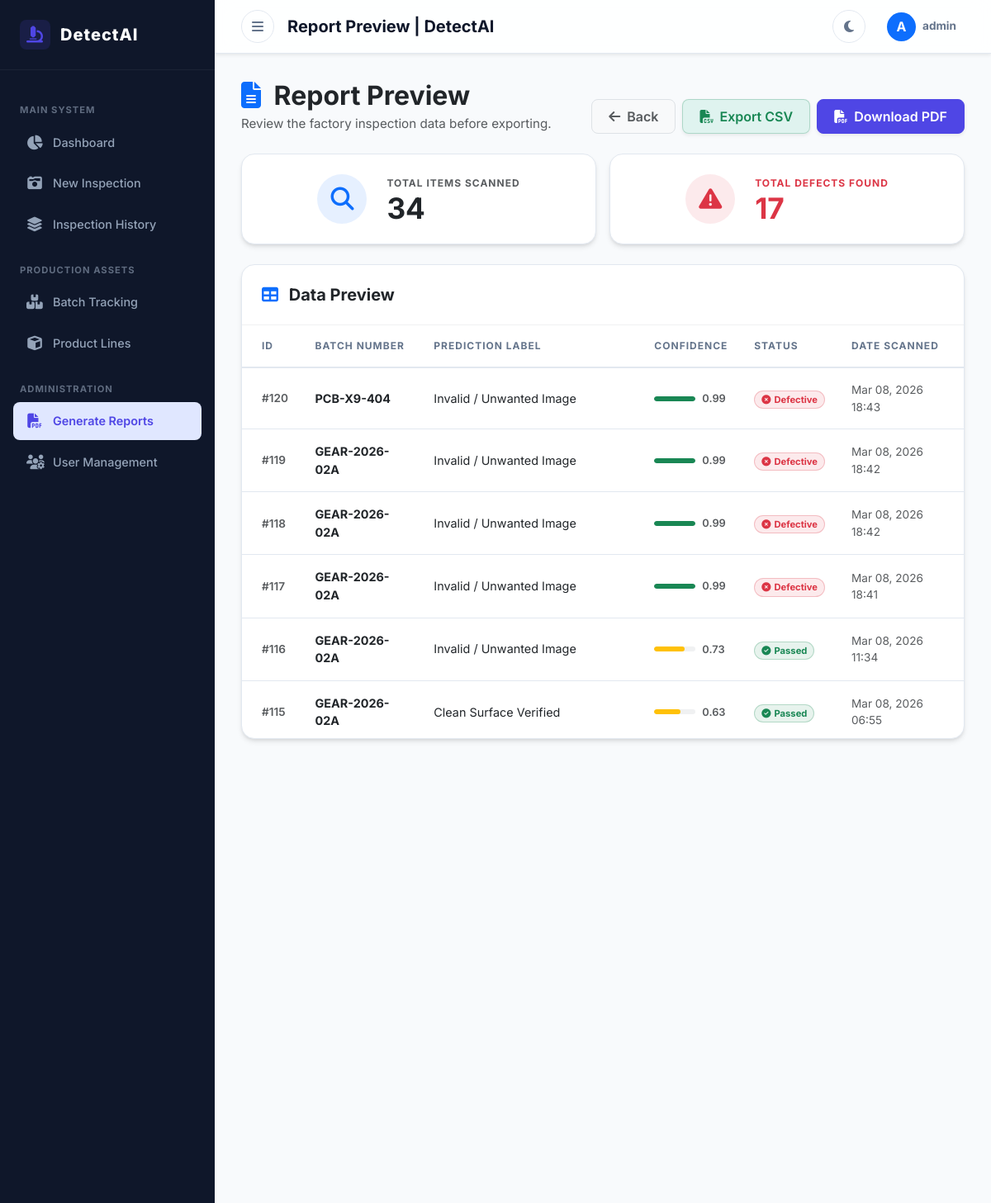
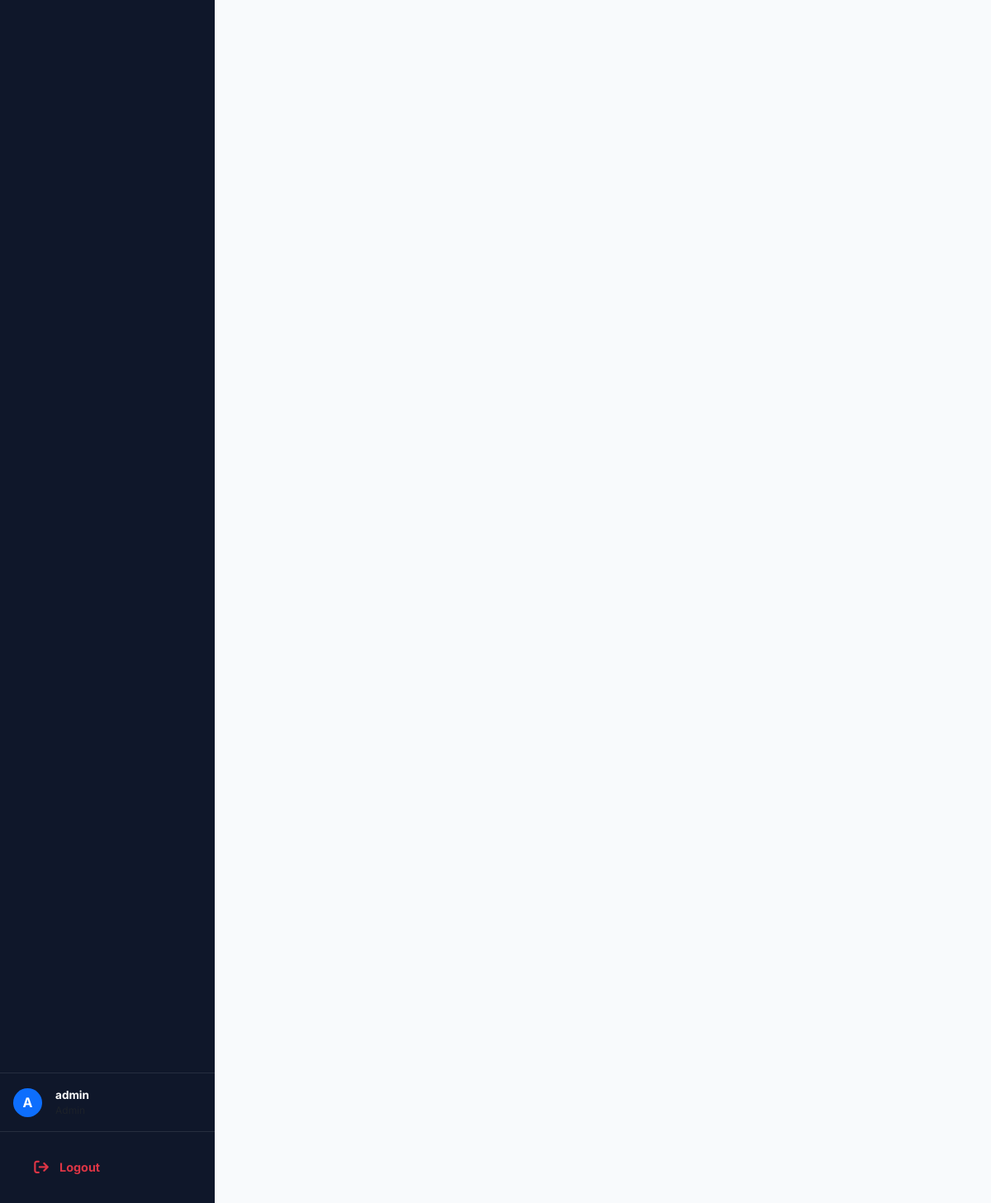
The app's page /inspections/report-preview/ (signed in) with its own data (2 pictures, top to bottom).
### accounts/models.py (models this page shows, shortened)
class CustomUser(AbstractUser):
    ROLE_CHOICES = (
        ('admin', 'Admin'),
        ('inspector', 'Quality Inspector'),
        ('manager', 'Production Manager'),
    )
    role = models.CharField(max_length=20, choices=ROLE_CHOICES, default='inspector')

### inspections/models.py (models this page shows, shortened)
class Inspection(models.Model):
    STATUS_CHOICES = (
        ('Pending', 'Pending'),
        ('Defective', 'Defective'),
        ('Non-Defective', 'Non-Defective'),
    )
    batch = models.ForeignKey(Batch, on_delete=models.CASCADE, related_name='inspections')
    uploaded_by = models.ForeignKey(settings.AUTH_USER_MODEL, on_delete=models.DO_NOTHING)
    assigned_to = models.ForeignKey(settings.AUTH_USER_MODEL, on_delete=models.SET_NULL, null=True, blank=True, related_name='assigned_inspections')
    image = models.ImageField(upload_to='inspection_images/')
    prediction_label = models.CharField(max_length=100, blank=True, null=True)
    confidence_score = models.FloatField(blank=True, null=True)
    raw_prediction_json = models.TextField(blank=True, null=True)
    status = models.CharField(max_length=20, choices=STATUS_CHOICES, default='Pending')
    is_training_data = models.BooleanField(default=False, help_text="Marked as High-Value Training Data")
    is_manually_verified = models.BooleanField(default=False, help_text="Verified by Human Admin")
    timestamp = models.DateTimeField(auto_now_add=True)

### core_inventory/models.py (models this page shows, shortened)
class Batch(models.Model):
    STATUS_CHOICES = [
        ('Active', 'Active'),
        ('Paused', 'Paused'),
        ('Completed', 'Completed'),
    ]
    product = models.ForeignKey(Product, on_delete=models.CASCADE, related_name='batches')
    batch_number = models.CharField(max_length=100, unique=True)
    manufacture_date = models.DateField(default=timezone.now)
    quantity = models.PositiveIntegerField()
    status = models.CharField(max_length=20, choices=STATUS_CHOICES, default='Active')
    inspector_notes = models.TextField(blank=True)
    inspector_instructions = models.TextField(blank=True)

### inspections/views.py (the view)
# urls.py: path('report-preview/', views.report_preview, name='report_preview'),
@login_required
def report_preview(request):
    inspections = Inspection.objects.all().order_by('-timestamp')
    total = inspections.count()
    defective = inspections.filter(status='Defective').count()
    context = {
        'inspections': inspections,
        'total_scanned': total,
        'total_defective': defective,
    }
    return render(request, 'inspections/report_preview.html', context)

### templates/inspections/report_preview.html (shortened to what this page needs)
{% extends 'base.html' %}
{% block title %}Report Preview | DetectAI{% endblock %}
{% block content %}
<div class="container-fluid px-0">
    <div class="mb-4 d-flex justify-content-between align-items-end flex-wrap gap-3">
        <div>
            <h2 class="fw-bold text-dark mb-1">
                <i class="fas fa-file-alt text-primary me-2"></i> Report Preview
            </h2>
            <p class="text-muted mb-0" style="font-size: 0.95rem;">Review the factory inspection data before exporting.</p>
        </div>
        <div class="d-flex gap-2">
            <a href="{% url 'dashboard' %}" class="btn btn-light border text-muted d-flex align-items-center gap-2" style="border-radius: 8px; font-weight: 600;">
                <i class="fas fa-arrow-left"></i> Back
            </a>
            <a href="{% url 'export_report' %}" class="btn btn-success bg-opacity-10 text-success border border-success border-opacity-25 shadow-sm d-flex align-items-center gap-2" style="border-radius: 8px; font-weight: 600; background-color: rgba(16, 185, 129, 0.1);">
                <i class="fas fa-file-csv"></i> Export CSV
            </a>
            <a href="{% url 'export_pdf' %}" class="btn btn-primary shadow-sm d-flex align-items-center gap-2" style="border-radius: 8px; font-weight: 600;">
                <i class="fas fa-file-pdf"></i> Download PDF
            </a>
        </div>
    </div>
    <div class="row g-3 mb-4">
        <div class="col-md-6">
            <div class="card shadow-sm border-0 rounded-4 h-100 bg-light bg-opacity-50">
                <div class="card-body p-4 d-flex align-items-center justify-content-center gap-4">
                    <div class="bg-primary bg-opacity-10 text-primary rounded-circle d-flex justify-content-center align-items-center flex-shrink-0" style="width: 60px; height: 60px;">
                        <i class="fas fa-search fs-3"></i>
                    </div>
                    <div>
                        <div class="text-muted fw-bold text-uppercase mb-1" style="font-size: 0.75rem; letter-spacing: 1px;">Total Items Scanned</div>
                        <div class="fw-bold text-dark mb-0" style="font-size: 2.2rem; line-height: 1;">{{ total_scanned }}</div>
                    </div>
                </div>
            </div>
        </div>
        <div class="col-md-6">
            <div class="card shadow-sm border-0 rounded-4 h-100 bg-light bg-opacity-50">
                <div class="card-body p-4 d-flex align-items-center justify-content-center gap-4">
                    <div class="bg-danger bg-opacity-10 text-danger rounded-circle d-flex justify-content-center align-items-center flex-shrink-0" style="width: 60px; height: 60px;">
                        <i class="fas fa-triangle-exclamation fs-3"></i>
                    </div>
                    <div>
                        <div class="text-danger fw-bold text-uppercase mb-1" style="font-size: 0.75rem; letter-spacing: 1px;">Total Defects Found</div>
                        <div class="fw-bold text-danger mb-0" style="font-size: 2.2rem; line-height: 1;">{{ total_defective }}</div>
                    </div>
                </div>
            </div>
        </div>
    </div>
    <div class="card shadow-sm border-0 rounded-4 overflow-hidden mb-4">
        <div class="card-header bg-transparent border-bottom border-secondary border-opacity-10 p-4">
            <h5 class="fw-bold text-dark mb-0">
                <i class="fas fa-table text-primary me-2"></i> Data Preview
            </h5>
        </div>
        <div class="card-body p-0">
            <div class="table-responsive" style="max-height: 500px; overflow-y: auto;">
                <table class="table table-hover align-middle mb-0">
                    <thead class="table-light sticky-top" style="z-index: 1;">
                        <tr>
                            <th scope="col" class="ps-4">ID</th>
                            <th scope="col">Batch Number</th>
                            <th scope="col">Prediction Label</th>
                            <th scope="col">Confidence</th>
                            <th scope="col">Status</th>
                            <th scope="col">Date Scanned</th>
                        </tr>
                    </thead>
                    <tbody>
                        {% for item in inspections %}
                        <tr>
                            <td class="ps-4 text-muted fw-semibold" style="font-size: 0.85rem;">#{{ item.id }}</td>
                            <td class="fw-bold text-dark" style="font-size: 0.9rem;">{{ item.batch.batch_number }}</td>
                            <td class="text-dark" style="font-size: 0.9rem;">{{ item.prediction_label }}</td>
                            <td>
                                <div class="d-flex align-items-center gap-2">
                                    {% with score=item.confidence_score|default:0 %}
                                    <div class="progress bg-secondary bg-opacity-10" style="width: 50px; height: 6px; border-radius: 10px;">
                                        <div class="progress-bar {% if score > 0.8 %}bg-success{% elif score > 0.6 %}bg-warning{% else %}bg-danger{% endif %}"
                                             role="progressbar"
                                             style="width: {% widthratio score 1 100 %}%; border-radius: 10px;">
                                        </div>
                                    </div>
                                    <span class="text-muted fw-semibold" style="font-size: 0.8rem;">{{ score|floatformat:2 }}</span>
                                    {% endwith %}
                                </div>
                            </td>
                            <td>
                                {% if item.status == 'Defective' %}
                                    <span class="badge bg-danger bg-opacity-10 text-danger border border-danger border-opacity-25 px-2 py-1 rounded-pill" style="font-size: 0.7rem;">
                                        <i class="fas fa-circle-xmark me-1"></i>Defective
                                    </span>
                                {% else %}
                                    <span class="badge bg-success bg-opacity-10 text-success border border-success border-opacity-25 px-2 py-1 rounded-pill" style="font-size: 0.7rem;">
                                        <i class="fas fa-circle-check me-1"></i>Passed
                                    </span>
                                {% endif %}
                            </td>
                            <td class="text-muted" style="font-size: 0.85rem;">{{ item.timestamp|date:"M d, Y H:i" }}</td>
                        </tr>
                        {% endfor %}
                    </tbody>
                </table>
            </div>
        </div>
    </div>
</div>
{% endblock %}

### templates/base.html (shortened to what this page needs)
{% load static %}
<!DOCTYPE html>
<html lang="en">
<head>
    <link href="https://cdn.jsdelivr.net/npm/bootstrap@5.3.0/dist/css/bootstrap.min.css" rel="stylesheet">
    <link rel="stylesheet" href="https://cdnjs.cloudflare.com/ajax/libs/font-awesome/6.4.0/css/all.min.css">
    <link rel="stylesheet" href="{% static 'css/style.css' %}?v=20260308">
</head>
<body>
    <div id="wrapper">
        <div id="sidebar-wrapper">
                <a href="{% if user.role == 'inspector' %}{% url 'inspector_dashboard' %}{% else %}{% url 'dashboard' %}{% endif %}" class="sidebar-brand">
                <i class="fas fa-microscope"></i> DetectAI
            </a>
            <nav class="sidebar-nav">
                <div class="nav-section-label">Main System</div>
                <a href="{% if user.role == 'inspector' %}{% url 'inspector_dashboard' %}{% else %}{% url 'dashboard' %}{% endif %}" class="sidebar-link ">
                    <i class="fas fa-chart-pie"></i> Dashboard
                </a>
                {% if user.role == 'admin' or user.role == 'inspector' %}
                <a href="{% url 'upload_inspection' %}" class="sidebar-link {% if request.resolver_match.url_name == 'upload_inspection' %}active{% endif %}">
                    <i class="fas fa-camera-retro"></i> New Inspection
                </a>
                {% endif %}
                <a href="{% url 'inspection_list' %}" class="sidebar-link {% if request.resolver_match.url_name == 'inspection_list' %}active{% endif %}">
                    <i class="fas fa-layer-group"></i> Inspection History
                </a>
                <div class="nav-section-label">Production Assets</div>
                <a href="{% url 'batch_list' %}" class="sidebar-link {% if 'batch' in request.path %}active{% endif %}">
                    <i class="fas fa-boxes-stacked"></i> Batch Tracking
                </a>
                <a href="{% url 'product_list' %}" class="sidebar-link {% if 'product' in request.path %}active{% endif %}">
                    <i class="fas fa-cube"></i> Product Lines
                </a>
                {% if user.role == 'admin' or user.role == 'manager' %}
                <div class="nav-section-label">Administration</div>
                <a href="{% url 'report_preview' %}" class="sidebar-link {% if request.resolver_match.url_name == 'report_preview' %}active{% endif %}">
                    <i class="fas fa-file-pdf"></i> Generate Reports
                </a>
                {% endif %}
                {% if user.role == 'admin' %}
                <a href="{% url 'user_management' %}" class="sidebar-link {% if request.resolver_match.url_name == 'user_management' %}active{% endif %}">
                    <i class="fas fa-users-gear"></i> User Management
                </a>
                {% endif %}
            </nav>
            <div class="mt-auto">
                <div class="sidebar-user d-flex align-items-center gap-3 p-3 border-top border-secondary border-opacity-25">
                    <div class="sidebar-avatar rounded-circle bg-primary text-white d-flex align-items-center justify-content-center" style="width: 35px; height: 35px; font-weight: bold;">
                        {{ user.username|first|upper }}
                    </div>
                    <div class="sidebar-user-info">
                        <div class="sidebar-user-name text-white fw-bold" style="font-size: 0.85rem;">{{ user.username|default:"Guest" }}</div>
                        <div class="sidebar-user-role text-muted" style="font-size: 0.75rem; text-transform: capitalize;">{{ user.role|default:"User" }}</div>
                    </div>
                </div>
                <div class="sidebar-logout p-3 border-top border-secondary border-opacity-25">
                    <form method="post" action="{% url 'logout' %}" class="m-0">
                        <button type="submit" class="sidebar-link w-100 border-0 bg-transparent text-start text-danger fw-bold">
                            <i class="fas fa-arrow-right-from-bracket"></i> Logout
                        </button>
                    </form>
                </div>
            </div>
        </div>
        <div id="page-content-wrapper">
            <header class="top-navbar shadow-sm">
                <div class="d-flex align-items-center gap-3">
                    <button id="menu-toggle" class="nav-action-btn" title="Toggle Sidebar">
                        <i class="fas fa-bars"></i>
                    </button>
                    <h5 class="m-0 fw-bold">{% block title %}Dashboard{% endblock %}</h5>
                </div>
                <div class="d-flex align-items-center gap-3">
                    <button id="darkModeToggle" class="nav-action-btn" title="Toggle Theme">
                        <i class="fas fa-moon" id="themeIcon"></i>
                    </button>
                    <div class="dropdown">
                        <button class="nav-action-btn border-0 d-flex align-items-center gap-2" style="width: auto; padding: 0 10px;" type="button" data-bs-toggle="dropdown">
                            <div class="bg-primary text-white rounded-circle d-flex align-items-center justify-content-center" style="width: 35px; height: 35px; font-weight: bold;">
                                {{ user.username|first|upper }}
                            </div>
                            <div class="text-start d-none d-md-block">
                                <div class="fw-bold" style="font-size: 0.85rem; line-height: 1;">{{ user.username|default:"Guest" }}</div>
                            </div>
                        </button>
                    </div>
                </div>
            </header>
            <main class="main-content">
                {% block content %}
                {% endblock %}
            </main>
        </div>
    </div>
</body>
</html>

### records on screen
CustomUser: username|first "A", username "admin"
Inspection: id "120", batch.batch_number "PCB-X9-404", prediction_label "Invalid / Unwanted Image", confidence_score "0.99", status "Defective" (drawn), timestamp "Mar 08, 2026 18:43"
Inspection: id "119", batch.batch_number "GEAR-2026-02A", prediction_label "Invalid / Unwanted Image", confidence_score "0.99", status "Defective" (drawn), timestamp "Mar 08, 2026 18:42"
Inspection: id "118", batch.batch_number "GEAR-2026-02A", prediction_label "Invalid / Unwanted Image", confidence_score "0.99", status "Defective" (drawn), timestamp "Mar 08, 2026 18:42"
Inspection: id "117", batch.batch_number "GEAR-2026-02A", prediction_label "Invalid / Unwanted Image", confidence_score "0.99", status "Defective" (drawn), timestamp "Mar 08, 2026 18:41"
Inspection: id "116", batch.batch_number "GEAR-2026-02A", prediction_label "Invalid / Unwanted Image", confidence_score "0.73", status "Non-Defective" (drawn), timestamp "Mar 08, 2026 11:34"
Inspection: id "115", batch.batch_number "GEAR-2026-02A", prediction_label "Clean Surface Verified", confidence_score "0.63", status "Non-Defective" (drawn), timestamp "Mar 08, 2026 06:55"

### other values on screen
{{ total_scanned }} "34"
{{ total_defective }} "17"
